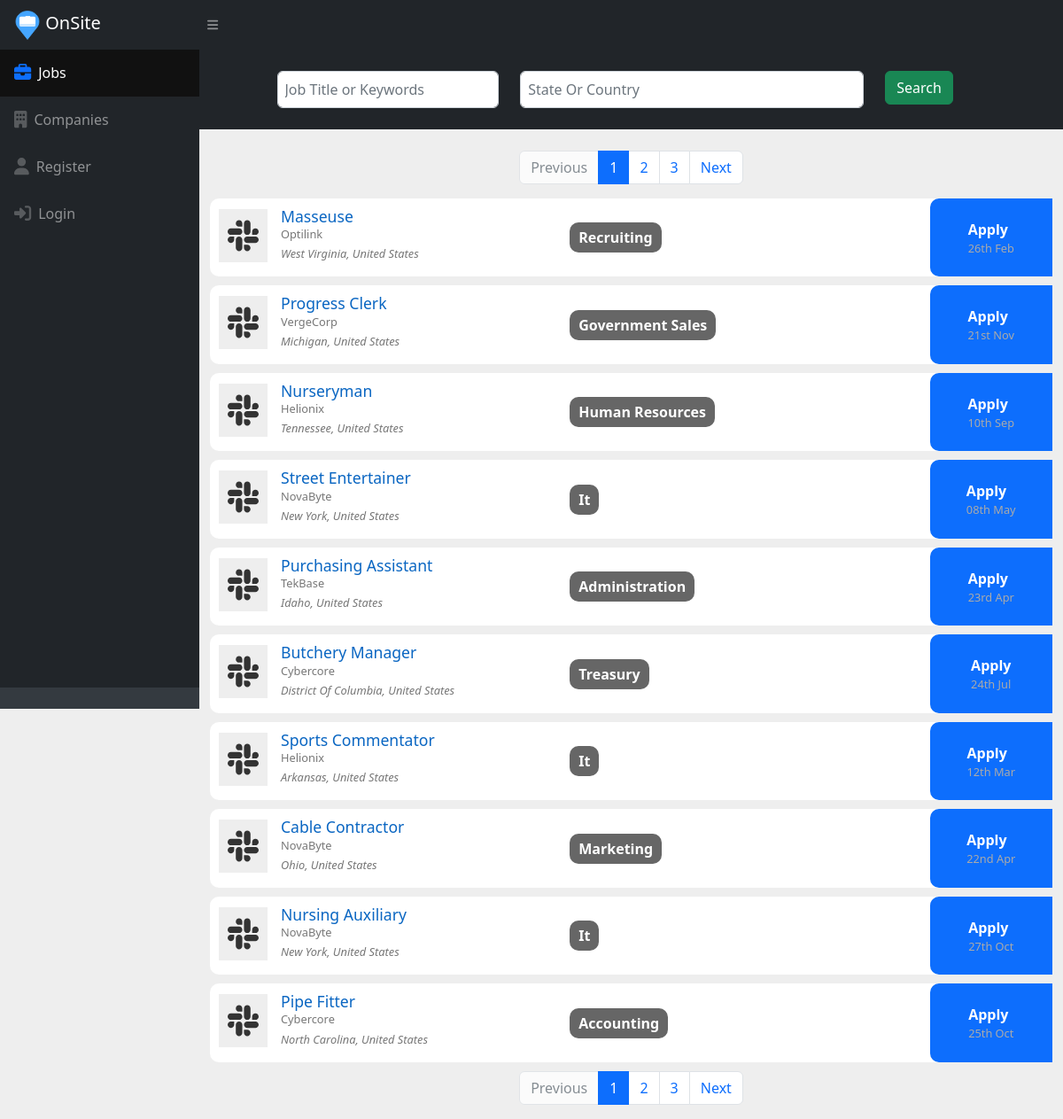
The page /jobs?page=1&job_title=&location= on the database its author committed.
### app/models/job.py (models this page shows)
class JobHead(models.Model):
    title = models.ForeignKey(JobTitle, null=True, on_delete=models.SET_NULL)
    other_title =  models.CharField(max_length=255, null=True)
    location = models.ForeignKey(Location, on_delete=models.SET_NULL, null=True)
    department = models.ForeignKey(Department, on_delete=models.SET_NULL, null=True)
    other_department =  models.CharField(max_length=255, null=True)
    posted_on = models.DateTimeField(auto_now_add=True)
    salary_min = models.IntegerField(null=True)
    salary_max = models.IntegerField(null=True)
    experience_level =   models.CharField(max_length=15, choices=EXP_LEVEL, default="any")
    active_from = models.DateField(null=True)
    active_to = models.DateField(null=True)
    draft = models.BooleanField(default=False)
    created_by =  models.ForeignKey(User, on_delete=models.SET_NULL,null=True,  related_name="created_by")

### app/models/job_title.py (models this page shows, shortened)
class JobTitle(models.Model):
    name = models.CharField(max_length=100, unique=True)
    class Meta:
        indexes = [
            models.Index(fields=['name']),
        ]

### app/models/user.py (models this page shows, shortened)
class User(auth_models.AbstractBaseUser, auth_models.PermissionsMixin):
    email = models.EmailField(unique=True, error_messages=error_messages)
    headline = models.ForeignKey(JobTitle, on_delete=models.SET_NULL,null=True, error_messages=error_messages)
    location = models.ForeignKey(Location, on_delete=models.SET_NULL,blank=True, null=True, error_messages=error_messages)
    other_headline = models.CharField(max_length=250, null=True, blank=True, error_messages=error_messages)
    company = models.CharField(max_length=250, null=True, default = None, blank=True, error_messages=error_messages)
    first_name = models.CharField(max_length=30, blank=False, error_messages=error_messages)
    last_name = models.CharField(max_length=30, blank=False, error_messages=error_messages)
    is_active = models.BooleanField(default=True)
    is_superuser = models.BooleanField(default=False)
    is_staff = models.BooleanField(default=True)
    date_joined = models.DateTimeField(auto_now_add=True)
    role = models.CharField(max_length=10, choices=ROLE_CHOICES, default="user")
    resume_logo = models.CharField(max_length=150, null=False, blank=False, error_messages=error_messages)
    password = models.CharField(max_length=100, null=False,blank=False, error_messages=error_messages)
    objects = UserManager()
    USERNAME_FIELD = 'email'
    REQUIRED_FIELDS = []
    class Meta:
        verbose_name = 'User'
        verbose_name_plural = 'User'
        ordering = ('id', )

### app/models/location.py (models this page shows)
class Location(models.Model):
    name = models.CharField(max_length=100, unique=True)
    loc_tyep = models.IntegerField()
    class Meta:
        indexes = [
            models.Index(fields=['name']),
        ]

### app/models/department.py (models this page shows)
class Department(models.Model):
    name = models.CharField(max_length=100, unique=True)

### app/public/views.py (the view)
# urls.py: path("jobs", views.jobs, name="jobs"),
def jobs(request):
    try:
        query = Q()
        if "job_title" in request.GET and request.GET["job_title"] != "":
            query &= Q(title__name__icontains=request.GET["job_title"])
        if "location" in request.GET and request.GET["location"] != "":
            query &= Q(location_id=request.GET["location"])
        if "page" in request.GET:
            page = int(request.GET["page"]) - 1
        jobs = JobHead.objects.filter(query).order_by('id')
        jobs_count = jobs.count()
        jobs = jobs[page * 10 : (page * 10) + 10]
    except Exception as e:
        return HttpResponseRedirect('/jobs?page=1&job_title=&location=')
    if len(jobs) != 0:
        pages = []
        for i in range(page+1 ,page - 2, -1):
            if i < 1:
                break
            pages.append(i)
        last = -(-jobs_count // 10) + 1
        for j in range(page+2, page + 4):
            if j  == last:
                break
            pages.append(j)
        pages.sort()
        last_page =  False
        if page + 2 == last:
            last_page = True
    else:
        pages = []
        last_page = True
    return render(request ,
                  "public/jobs.html",
                  {"jobs" : jobs,
                   "count": jobs_count,
                   "pages":pages,
                   "last_page" : last_page
                   })

### templates/public/jobs.html (shortened to what this page needs)
{% extends "../base.html"%}
{%load static%}
{% block body_block %}
<div id="layoutSidenav_content">
    <main>
        <div class="bg-dark">
            <div style="max-width: 800px; margin:auto;">
                <form action="/jobs">
                    <div class="row">
                        <div class="col-sm-4">
                            <br>
                            <div>
                                <input type="text" name="job_title" class="form-control p-2" placeholder="Job Title or Keywords" value="{{request.GET.job_title}}">
                            </div>
                        </div>
                        <div class="col-sm-6">
                            <br>
                            <div id="location">
                                <input type="text" value="{{request.GET.location_name}}" placeholder="State or Country" class="form-control capitalize p-2" onfocus="focusDrop(this)" onblur="setTimeout(() => {blurDrop('location')}, 500);" onkeyup="debouncedOnInput(this, 'search_location_ajax')">
                            </div>
                        </div>
                        <div class="col-sm-2">
                            <br>
                            <button class="btn btn-success">Search</button>
                        </div>
                    </div>
                </form>
            </div>
            <br>
        </div>
        <br>
        <nav aria-label="Page navigation example">
            <ul class="pagination justify-content-center">
                {% if request.GET.page == "1" %}
                <li class="page-item disabled">
                    <a class="page-link" href="#" tabindex="-1">Previous</a>
                </li>
                {% else %}
                <li class="page-item">
                    <a class="page-link" href="/jobs?page={{request.GET.page|add:'-1'}}&job_title={{request.GET.job_title}}&location={{request.GET.location}}" tabindex="-1">Previous</a>
                </li>
                {% endif %}
                {% for page in pages %}
                <li class="page-item {% if page|stringformat:'s' == request.GET.page %} active {% endif %}">
                    <a class="page-link" href="/jobs?page={{page}}&job_title={{request.GET.job_title}}&location={{request.GET.location}}">{{page}}
                    </a>
                </li>
                {% endfor %}
                {% if last_page %}
                <li class="page-item disabled">
                    <a class="page-link" href="#" tabindex="-1">Next</a>
                </li>
                {% else %}
                <li class="page-item">
                    <a class="page-link" href="/jobs?page={{request.GET.page|add:'1'}}&job_title={{request.GET.job_title}}&location={{request.GET.location}}" tabindex="-1">Next</a>
                </li>
                {% endif %}
            </ul>
        </nav>
        <div class="container-fluid" id="recent_listings">
            {% for x in jobs %}
            <a href="/jobs/job/{{x.id}}/{{x.title.name}}">
                <div class="job">
                    <div class="row">
                        <div class="col sm-5 job_apply_head capitalize">
                            <div class="icon"><i class="fa-brands fa-slack"></i></div>
                            <div>
                                <h6 class="title">{{x.title.name}} </h6>
                                <div class="company">{{x.created_by.company}} </div>
                                <div class="location "><em>{{x.location.name}}</em> </div>
                            </div>
                        </div>
                        <div class="col-sm-5 capitalize department">
                            <b>{{x.department.name}}</b>
                        </div>
                        <div class="col-sm-2 apply">
                            <div>
                                <div>
                                    <b>Apply</b> <br>
                                    <div class="deadline">{{x.active_to|date:"dS M" }}</div>
                                </div>
                            </div>
                        </div>
                    </div>
                </div>
            </a>
            {% endfor %}
        </div>
        <nav aria-label="Page navigation example">
            <ul class="pagination justify-content-center">
                {% if request.GET.page == "1" %}
                <li class="page-item disabled">
                    <a class="page-link" href="#" tabindex="-1">Previous</a>
                </li>
                {% else %}
                <li class="page-item">
                    <a class="page-link" href="/jobs?page={{request.GET.page|add:'-1'}}&job_title={{request.GET.job_title}}&location={{request.GET.location}}" tabindex="-1">Previous</a>
                </li>
                {% endif %}
                {% for page in pages %}
                <li class="page-item {% if page|stringformat:'s' == request.GET.page %} active {% endif %}">
                    <a class="page-link" href="/jobs?page={{page}}&job_title={{request.GET.job_title}}&location={{request.GET.location}}">{{page}}
                    </a>
                </li>
                {% endfor %}
                {% if last_page %}
                <li class="page-item disabled">
                    <a class="page-link" href="#" tabindex="-1">Next</a>
                </li>
                {% else %}
                <li class="page-item">
                    <a class="page-link" href="/jobs?page={{request.GET.page|add:'1'}}&job_title={{request.GET.job_title}}&location={{request.GET.location}}" tabindex="-1">Next</a>
                </li>
                {% endif %}
            </ul>
        </nav>
    </main>
</div>
{% endblock %}

### static/custom/styles.css (style rules this page uses)
body { background-color: #eee; }
.capitalize { text-transform: capitalize; }
.disabled { pointer-events: none; opacity: .8; }
.job_apply_head { display: flex; align-items: center; }
.job_apply_head .title { margin-bottom: 0px !important; color: #0a66c2; font-size: 1.1rem; }
.job_apply_head { color: #777; font-size: .8rem; margin-top: 10px; margin-bottom: 10px; }
.job_apply_head div { margin-bottom: 3px; }
.job_apply_head .icon { padding-left: 10px; margin-right: 15px; }
.icon svg { font-size: 26px; background-color: #eee; color: #333; padding: 10px; height: 40px; }
main { overflow:hidden; background-color: #eee; }
#recent_listings a { text-decoration: unset; color: unset; }
.job { border-radius: 10px; margin-bottom: 10px; background-color: #fff; }
.job .apply>div { border-radius: 10px 0px 0px 10px; color: #fff; background-color: #0d6efd; display: flex; justify-content: center; align-items: center; padding-top: 10px; padding-bottom: 10px; height: 100%; flex-direction: column; }
.job .deadline { color: #aaa; font-size: .8em; }
.job .department { display: flex; align-items: center; }
.job .department>b { background: #666; color: #fff; padding: 5px 10px; border-radius: 10px; }
#recent_listings { background-color: #eee; }

### rows shown on the page
JobHead: title.name "Masseuse", created_by.company "Optilink", location.name "West Virginia, United States", department.name "Recruiting", active_to "26th Feb"
JobHead: title.name "Progress Clerk", created_by.company "VergeCorp", location.name "Michigan, United States", department.name "Government Sales", active_to "21st Nov"
JobHead: title.name "Nurseryman", created_by.company "Helionix", location.name "Tennessee, United States", department.name "Human Resources", active_to "10th Sep"
JobHead: title.name "Street Entertainer", created_by.company "NovaByte", location.name "New York, United States", department.name "It", active_to "08th May"
JobHead: title.name "Purchasing Assistant", created_by.company "TekBase", location.name "Idaho, United States", department.name "Administration", active_to "23rd Apr"
JobHead: title.name "Butchery Manager", created_by.company "Cybercore", location.name "District Of Columbia, United States", department.name "Treasury", active_to "24th Jul"
JobHead: title.name "Sports Commentator", created_by.company "Helionix", location.name "Arkansas, United States", department.name "It", active_to "12th Mar"
JobHead: title.name "Cable Contractor", created_by.company "NovaByte", location.name "Ohio, United States", department.name "Marketing", active_to "22nd Apr"
JobHead: title.name "Nursing Auxiliary", created_by.company "NovaByte", location.name "New York, United States", department.name "It", active_to "27th Oct"
JobHead: title.name "Pipe Fitter", created_by.company "Cybercore", location.name "North Carolina, United States", department.name "Accounting", active_to "25th Oct"

### other values the page prints
{{ page }} "1" "2" "3"
